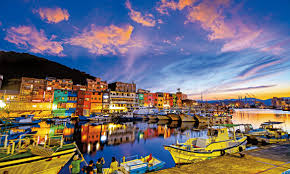
#> input picture OpenCV/01.jpeg, 290 x 174 px
$ python '特徵比對_2.py' --image1 01.jpeg --image2 02.jpeg
#> lines starting #> are read from the running program, lines starting #| are printed output that depends on the picture
import cv2
import argparse

ap = argparse.ArgumentParser()
ap.add_argument('-i1', '--image1', required=True, help='first image')
ap.add_argument('-i2', '--image2', required=True, help='second image')
args = vars(ap.parse_args())

img1 = cv2.imread(args['image1'])
#> img1 is the input picture: shape (174, 290, 3); mean B, G, R 118, 110.5, 116
img2 = cv2.imread(args['image2'])
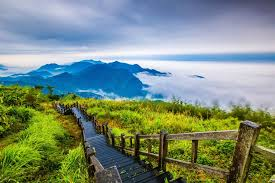
#> input picture OpenCV/02.jpeg, 275 x 183 px
#> img2 is the input picture: shape (183, 275, 3); mean B, G, R 125, 140.7, 122.3

feature = cv2.ORB_create()
kp1, des1 = feature.detectAndCompute(img1, None)
#> kp1 = 397 keypoints; strongest (x, y, size): (103, 139, 31), (105, 137, 31), (238, 129, 31), (238, 131, 31)
#檢測關鍵點併計算描述符
#原型 keypoints, descriptors	=	cv.Feature2D.detectAndCompute(	image, mask[, descriptors[, useProvidedKeypoints]]	)
#image 8位元輸入圖像,灰階。
#mask 指定在哪裡尋找關鍵點的掩碼（可選）。它必須是一個8位整數矩陣，在目標區域中具有非零值。
#keypoints 檢測到的關鍵點。
kp2, des2 = feature.detectAndCompute(img2, None)
#> kp2 = 392 keypoints; strongest (x, y, size): (133, 139, 31), (123, 135, 31), (131, 137, 37.2), (145, 151, 31)

#ORB的距離要使用Hamming distance,SIFT或SURF使用預設NORM_L2
bf = cv2.BFMatcher(cv2.NORM_HAMMING, crossCheck=True)
#蠻力描述符匹配器。
#原型 <BFMatcher object>	=	cv.BFMatcher(	[, normType[, crossCheck]]	)
#使用預設參數值,詳細參考https://docs.opencv.org/master/d3/da1/classcv_1_1BFMatcher.html
matches = bf.match(des1, des2)
#> matches = 119 matches
#從查詢集中找到每個描述符的k個最佳匹配。
#原型matches	=	cv.DescriptorMatcher.match(	queryDescriptors, trainDescriptors[, mask]	)
#queryDescriptors 查詢描述集。
#trainDescriptors 訓練描述集。該集合不會添加到存儲在類對像中的火車描述符集合中。
#matches matches。如果查詢描述符在mask中被屏蔽，則不會為此描述符添加匹配項。因此，匹配大小可能小於查詢描述符的數量。
print('matches', matches)
#> (printed output is left out)

matches = sorted(matches, key=lambda x:x.distance)
img3 = cv2.drawMatches(img1, kp1, img2, kp2, matches[:20], outImg=None, flags=cv2.DRAW_MATCHES_FLAGS_NOT_DRAW_SINGLE_POINTS)
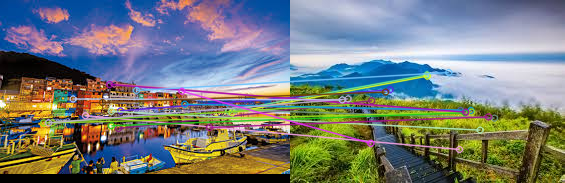
#> img3: shape (183, 565, 3); mean B, G, R 123, 124.4, 118
#從兩個圖像繪製找到的關鍵點匹配項。
#原型 outImg	=	cv.drawMatches(	img1, keypoints1, img2, keypoints2, matches1to2, outImg[, matchColor[, singlePointColor[, matchesMask[, flags]]]]	)
#變化型 outImg	=	cv.drawMatchesKnn(	img1, keypoints1, img2, keypoints2, matches1to2, outImg[, matchColor[, singlePointColor[, matchesMask[, flags]]]]	)
#img1 第一個原始圖片。
#keypoints1 來自第一個源圖像的關鍵點。
#img2 第二個源圖像。
#keypoints2 來自第二個源圖像的關鍵點。
#matches1to2 從第一張圖片匹配到第二張圖片，這意味著keypoints1 [i]在keypoints2 [matches [i]]中具有一個對應點。
#outImg 輸出圖像。
#flags 標誌設置圖形功能。可能的標誌位值由DrawMatchesFlags定義。

width, height, channel = img3.shape
#> width = 183; height = 565; channel = 3
ratio = float(width) / float(height)
#> ratio = 0.324
img3 = cv2.resize(img3, (1024, int(1024*ratio)))
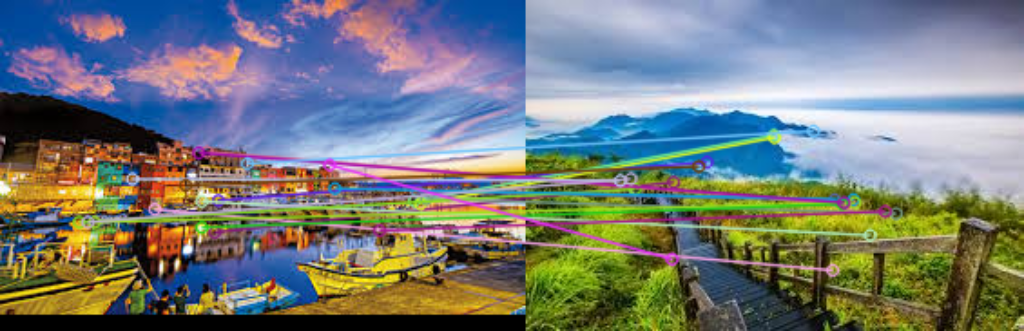
#> img3: shape (331, 1024, 3); mean B, G, R 122.9, 124.2, 117.9
cv2.imshow('image', img3)
cv2.waitKey(0)
#> (the run stopped early here; a loop or call above may not have finished)
